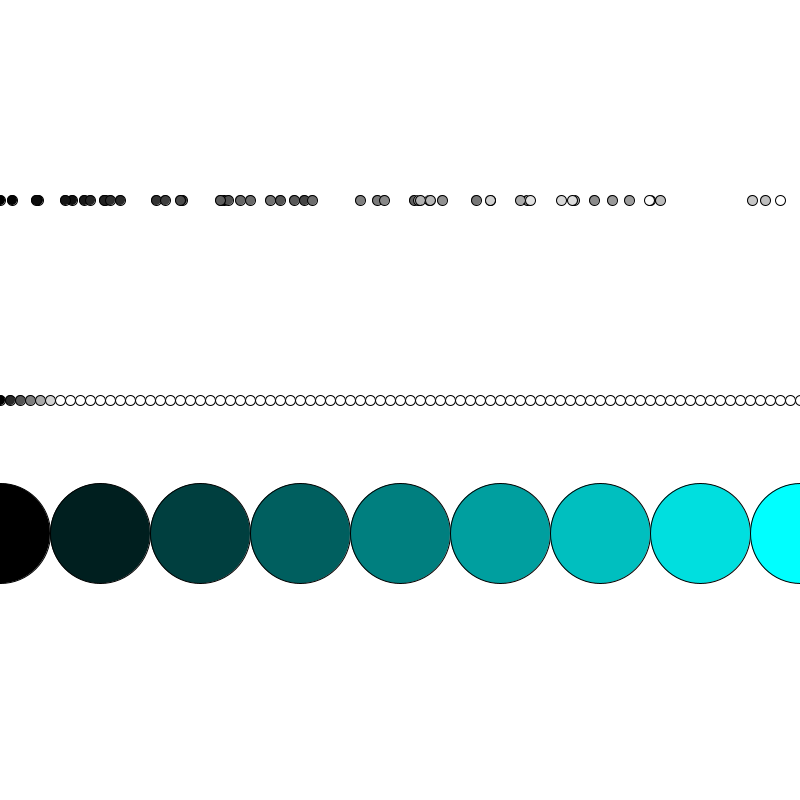
Frame 1 (no input)
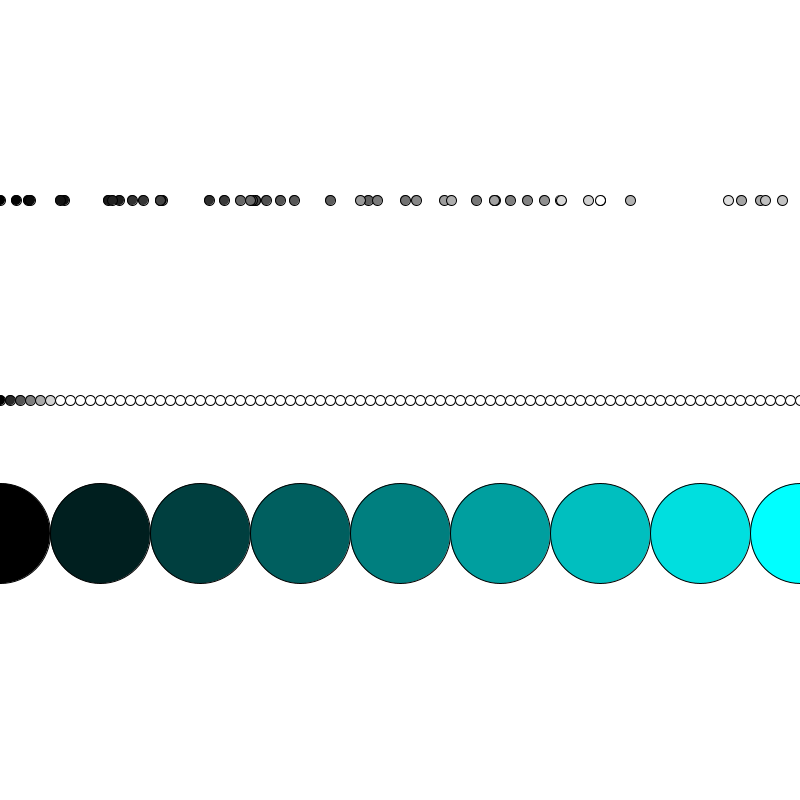
Frame 60 (the mouse pressed at the canvas centre just before this capture)
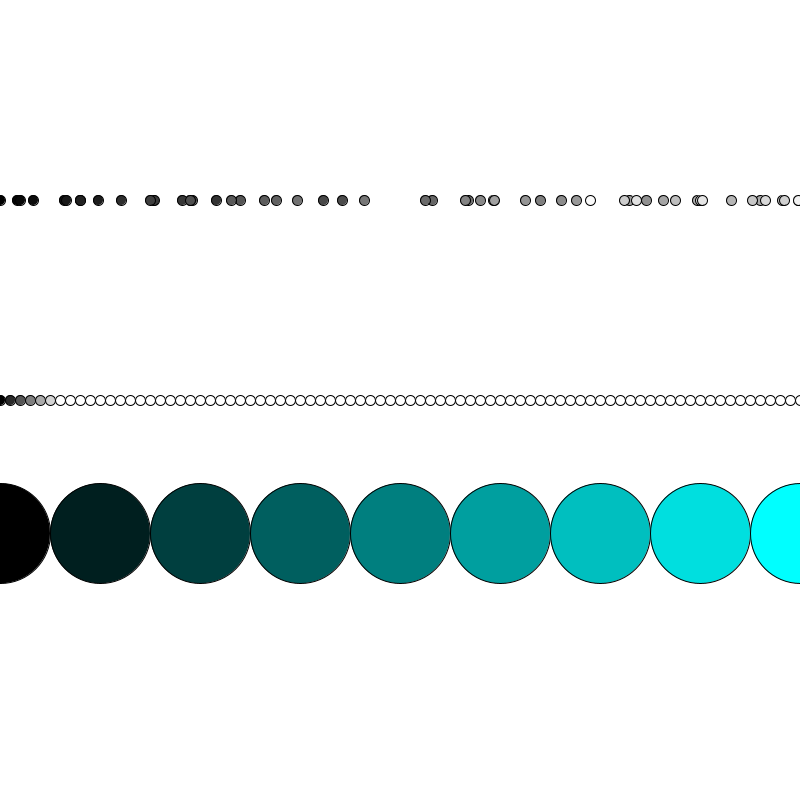
Frame 120 (the mouse held since frame 60 and released just before this capture)

The Processing sketch that drew these frames (run headless with seeded random() and noise(); from frame 60 on, the mouse is pressed at the canvas centre):

// Processing sketch: Draw_Circles_With_Loop
// ── Draw_Circles_With_Loop.pde
void setup(){
  size(800,800);
}

void draw(){
  background(255);
  //good for set number of loops
  for(int i=0;i<=60;i++){
    fill(map(i,0,60,0,255));
    int r = int(random(10,20));
    ellipse(i*r,height/4,10,10);
  }
  //good if your canvas size is variable
  for(int i=0;i<=width;i+=10){
    fill(map(i,0,60,0,255));
    ellipse(i,height/2,10,10);
  }
  //if you want to vary the size of your shapes
  int size=100;
  for(int i=0; i<=width;i+=size){
    int c =int(map(i,0,width,0,255));
    fill(0,c,c);
    ellipse(i,height/1.5,size,size);
  }
}
